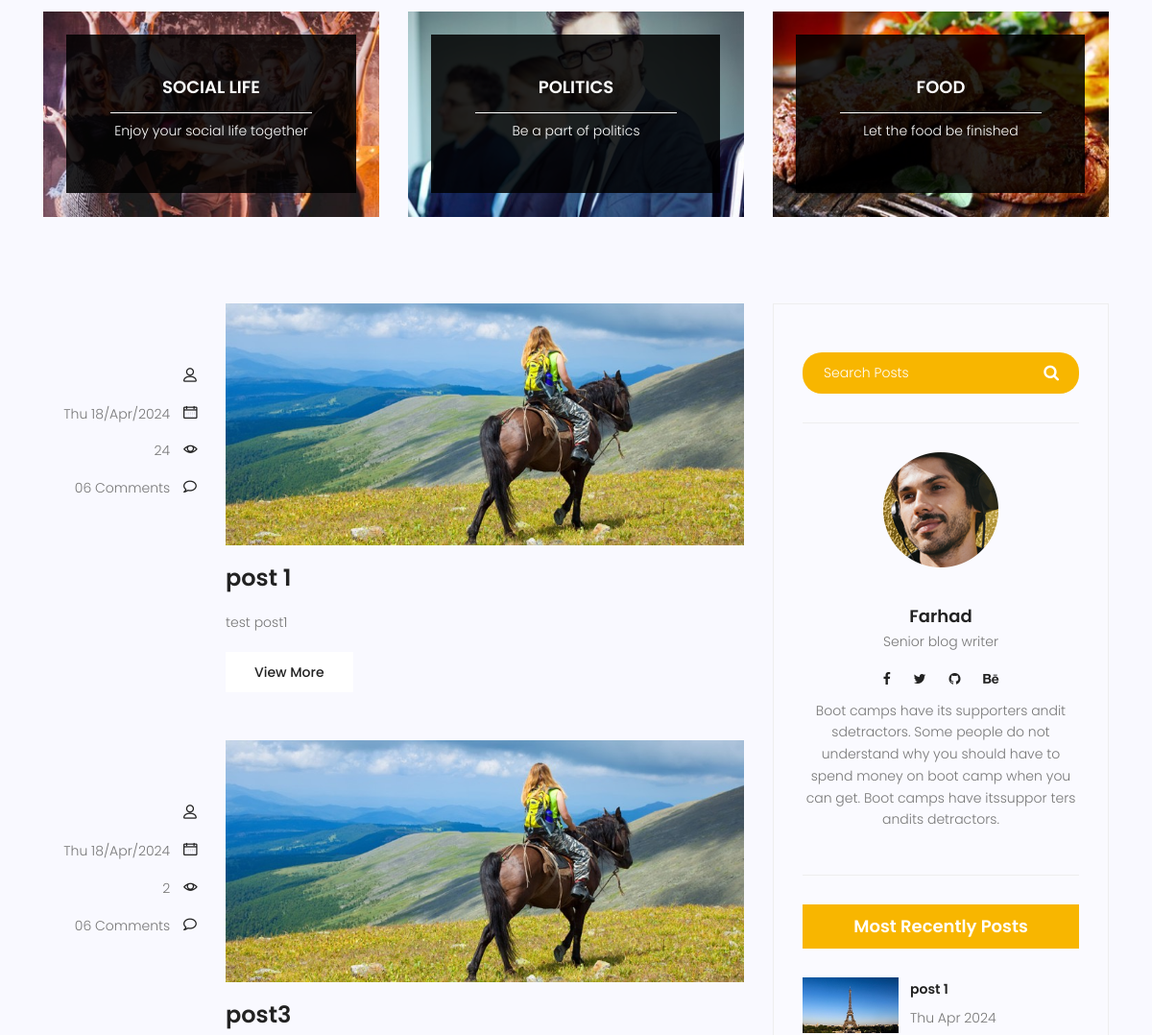
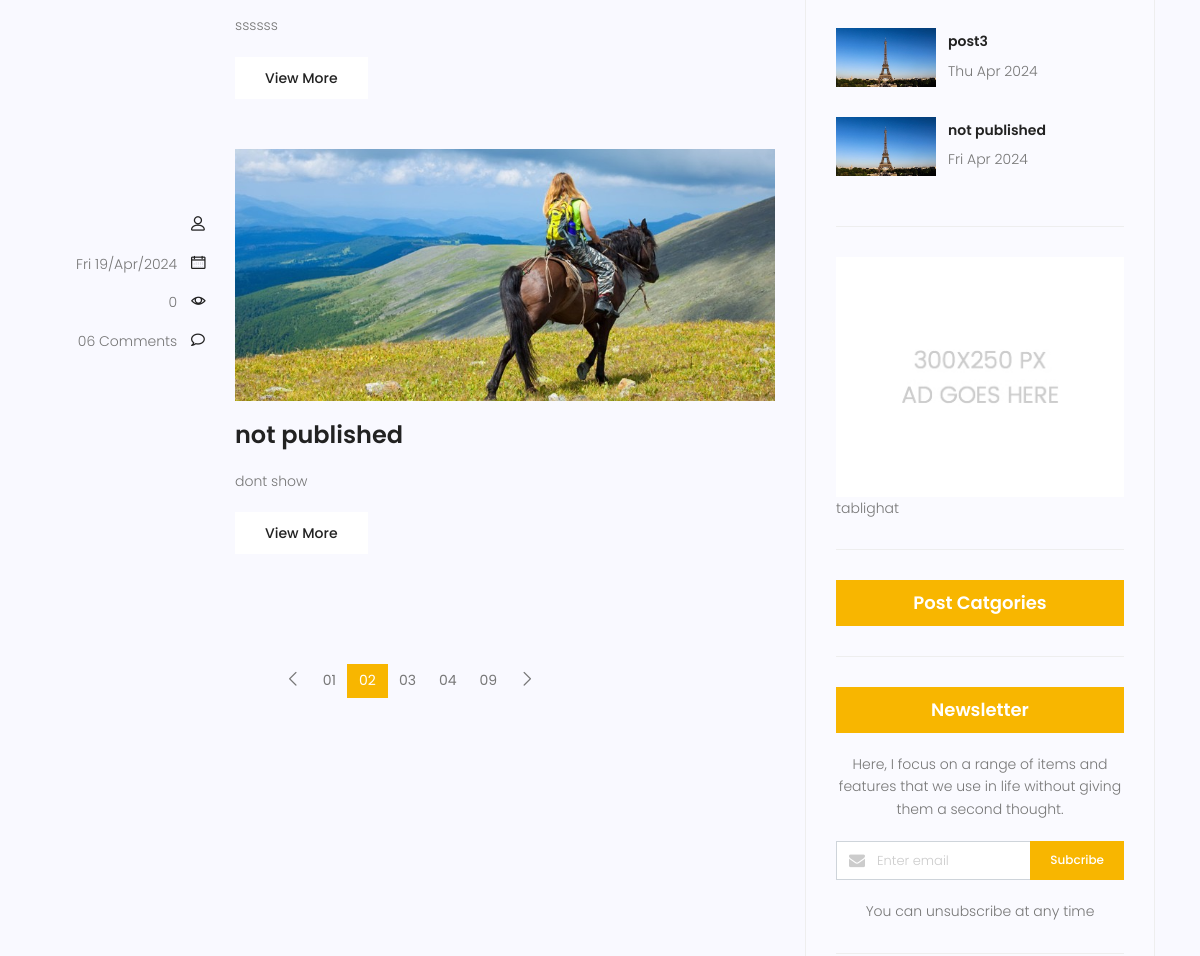
Page /blog/ (middle part) on the earlier database version (2 pictures, top to bottom).
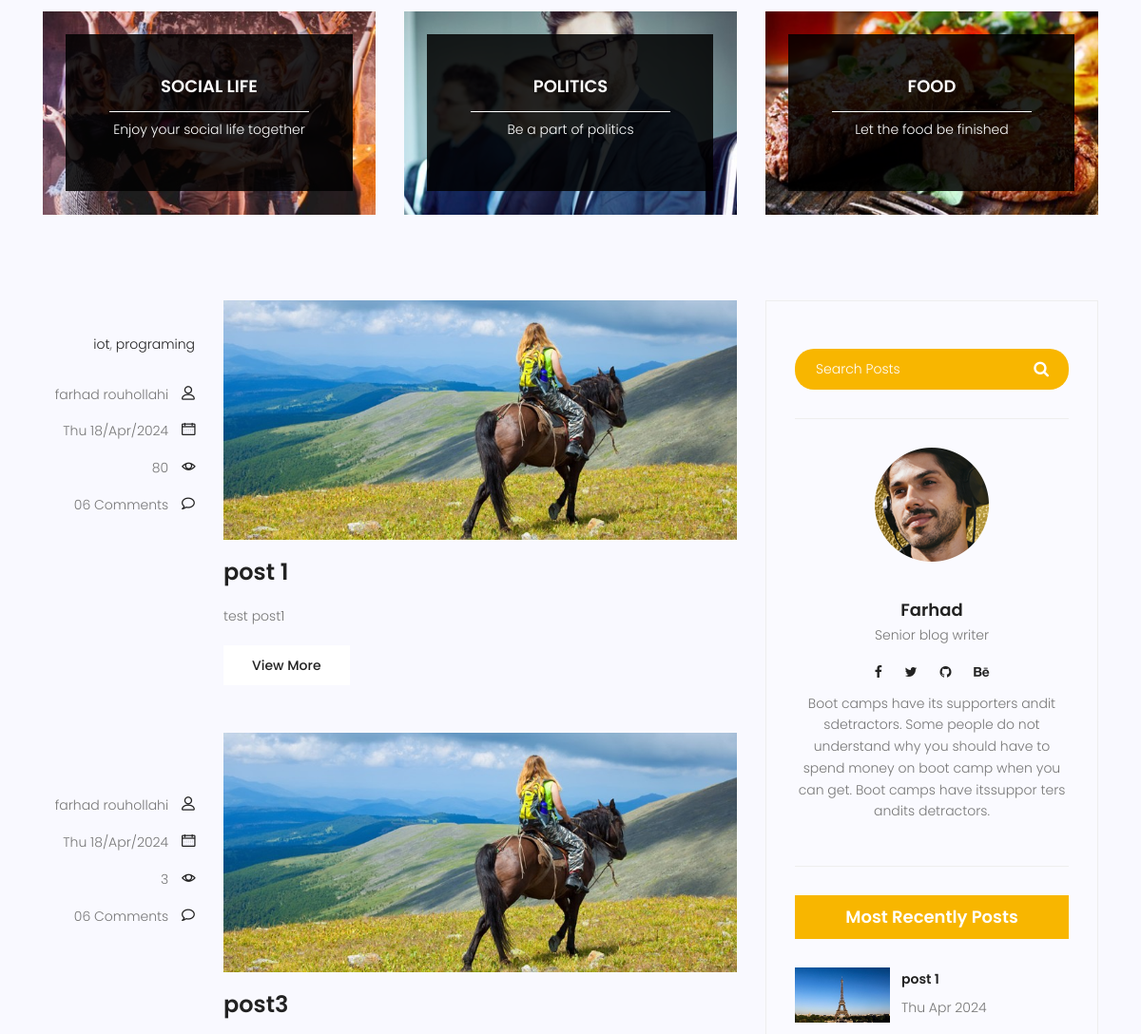
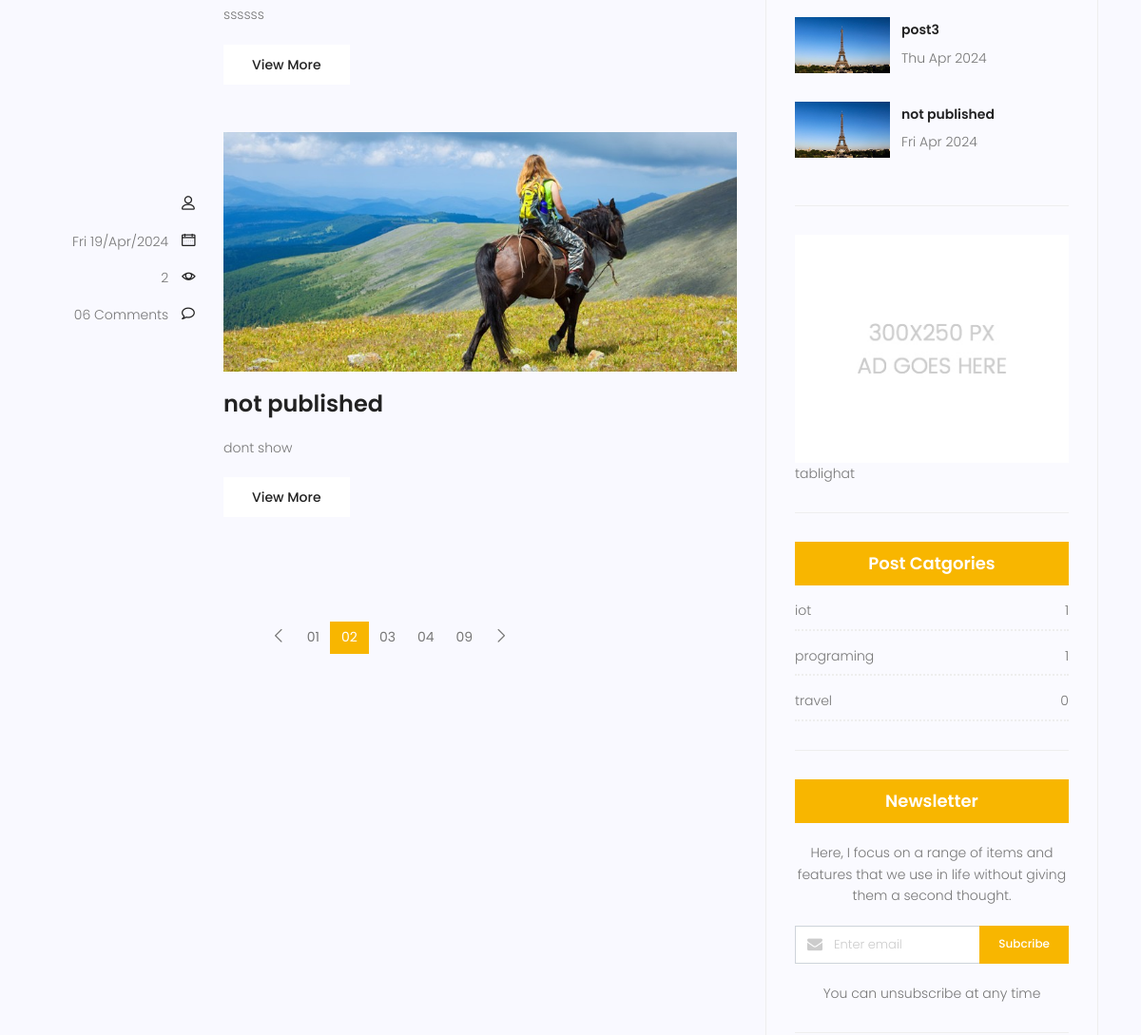
Same page on the later database version (2 pictures, top to bottom).
### blog/models.py (models this page shows, shortened)
class Post(models.Model):
    image = models.ImageField(upload_to='blog/', default='blog/default.jpg')
    category = models.ManyToManyField(Category)
    author = models.ForeignKey(User, on_delete=models.SET_NULL, null=True)
    title = models.CharField(max_length=255)
    content = models.TextField()
    counted_view = models.IntegerField(default=0)
    status = models.BooleanField(default=False)
    created_date = models.DateTimeField(auto_now_add=True)
    updated_date = models.DateTimeField(auto_now=True)
    published_date = models.DateTimeField(null=True)
    class Meta:
        ordering = ["created_date"]

class Category(models.Model):
    name = models.CharField(max_length=255)
    def __str__(self):
        return self.name

### blog/views.py (the view)
# urls.py: path("", index_blog, name='index_blog'),
def index_blog(request, **kwargs):
    posts = Post.objects.filter(
        published_date__lte=timezone.now(), status=1)
    if kwargs.get('cat_name') != None:
        posts = posts.filter(category__name=kwargs['cat_name'])
    if kwargs.get("author_username") != None:
        posts = posts.filter(author__username=kwargs["author_username"])
    context = {"posts": posts}
    return render(request, "blog/blog-home.html", context)

### blog/templatetags/blog_tags.py (called while the page is built)
@register.inclusion_tag("blog/blog-lastest-post.html")
def lastest_posts(arg=3):
    posts = Post.objects.filter(
        published_date__lte=timezone.now(), status=1).order_by("created_date")[:arg]
    return {"posts": posts}

@register.inclusion_tag('blog/blog-categories.html')
def postcategories():
    posts = Post.objects.filter(
        status=1, published_date__lte=timezone.now())
    categories = Category.objects.all()
    dic_cat = {}
    for name in categories:
        dic_cat[name] = posts.filter(category=name).count()
    return {'categories': dic_cat}

### templates/blog/blog-home.html (shortened to what this page needs)
{% extends 'base.html' %}
{% load static %}
{% load blog_tags %}
{% block content %}
<section class="top-category-widget-area pt-90 pb-90 ">
	<div class="container">
		<div class="row">
			<div class="col-lg-4">
				<div class="single-cat-widget">
					<div class="content relative">
						<div class="overlay overlay-bg"></div>
						<a href="#" target="_blank">
							<div class="thumb">
								<img class="content-image img-fluid d-block mx-auto"
									src="{% static 'img/blog/cat-widget1.jpg' %}" alt="">
							</div>
							<div class="content-details">
								<h4 class="content-title mx-auto text-uppercase">Social life</h4>
								<span></span>
								<p>Enjoy your social life together</p>
							</div>
						</a>
					</div>
				</div>
			</div>
			<div class="col-lg-4">
				<div class="single-cat-widget">
					<div class="content relative">
						<div class="overlay overlay-bg"></div>
						<a href="#" target="_blank">
							<div class="thumb">
								<img class="content-image img-fluid d-block mx-auto"
									src="{% static 'img/blog/cat-widget2.jpg' %}" alt="">
							</div>
							<div class="content-details">
								<h4 class="content-title mx-auto text-uppercase">Politics</h4>
								<span></span>
								<p>Be a part of politics</p>
							</div>
						</a>
					</div>
				</div>
			</div>
			<div class="col-lg-4">
				<div class="single-cat-widget">
					<div class="content relative">
						<div class="overlay overlay-bg"></div>
						<a href="#" target="_blank">
							<div class="thumb">
								<img class="content-image img-fluid d-block mx-auto"
									src="{% static 'img/blog/cat-widget3.jpg' %}" alt="">
							</div>
							<div class="content-details">
								<h4 class="content-title mx-auto text-uppercase">Food</h4>
								<span></span>
								<p>Let the food be finished</p>
							</div>
						</a>
					</div>
				</div>
			</div>
		</div>
	</div>
</section>
<section class="post-content-area">
	<div class="container">
		<div class="row">
			<div class="col-lg-8 posts-list">
				{% for post in posts%}
				<div class="single-post row">
					<div class="col-lg-3  col-md-3 meta-details">
						<ul class="tags">
							{% for cat in post.category.all %}
							<li><a href="{% url 'category_blog' cat_name=cat.name %}">{{cat.name}}</a>
							</li>{% if not forloop.last %},{% endif %}
							{% endfor %}
						</ul>
						<div class="user-details row">
							<p class="user-name col-lg-12 col-md-12 col-6"><a
									href="{% url 'author_blog' author_username=post.author.username %}">{{post.author.get_full_name}}</a>
								<span class="lnr lnr-user"></span>
							</p>
							<p class="date col-lg-12 col-md-12 col-6">
								<a href="#">{{post.published_date|date:'D d/M/Y'}}
								</a>
								<span class="lnr lnr-calendar-full"></span>
							</p>
							<p class="view col-lg-12 col-md-12 col-6"><a href="#">{{post.counted_view}}</a> <span
									class="lnr lnr-eye"></span></p>
							<p class="comments col-lg-12 col-md-12 col-6"><a href="#">06 Comments</a> <span
									class="lnr lnr-bubble"></span></p>
						</div>
					</div>
					<div class="col-lg-9 col-md-9 ">
						<div class="feature-img">
							<img class="img-fluid" src="{% static 'img/blog/feature-img1.jpg' %}" alt="">
						</div>
						<a class="posts-title" href="{% url 'single_blog' pid=post.id %}">
							<h3>{{post.title}}</h3>
						</a>
						<p class="excert">
							{{post.content|truncatewords:20}}
						</p>
						<a href="{% url 'single_blog' pid=post.id %}" class="primary-btn">View More</a>
					</div>
				</div>
				{% endfor %}
				<nav class="blog-pagination justify-content-center d-flex">
					<ul class="pagination">
						<li class="page-item">
							<a href="#" class="page-link" aria-label="Previous">
								<span aria-hidden="true">
									<span class="lnr lnr-chevron-left"></span>
								</span>
							</a>
						</li>
						<li class="page-item"><a href="#" class="page-link">01</a></li>
						<li class="page-item active"><a href="#" class="page-link">02</a></li>
						<li class="page-item"><a href="#" class="page-link">03</a></li>
						<li class="page-item"><a href="#" class="page-link">04</a></li>
						<li class="page-item"><a href="#" class="page-link">09</a></li>
						<li class="page-item">
							<a href="#" class="page-link" aria-label="Next">
								<span aria-hidden="true">
									<span class="lnr lnr-chevron-right"></span>
								</span>
							</a>
						</li>
					</ul>
				</nav>
			</div>
			<div class="col-lg-4 sidebar-widgets">
				<div class="widget-wrap">
					<div class="single-sidebar-widget search-widget">
						<form class="search-form" action="#">
							<input placeholder="Search Posts" name="search" type="text" onfocus="this.placeholder = ''"
								onblur="this.placeholder = 'Search Posts'">
							<button type="submit"><i class="fa fa-search"></i></button>
						</form>
					</div>
					{% include 'blog/blog-writer.html' %}
					{% lastest_posts %}
					{% include 'blog/blog-ads.html' %}
					{% postcategories %}
					<div class="single-sidebar-widget newsletter-widget">
						<h4 class="newsletter-title">Newsletter</h4>
						<p>
							Here, I focus on a range of items and features that we use in life without
							giving them a second thought.
						</p>
						<div class="form-group d-flex flex-row">
							<div class="col-autos">
								<div class="input-group">
									<div class="input-group-prepend">
										<div class="input-group-text"><i class="fa fa-envelope" aria-hidden="true"></i>
										</div>
									</div>
									<input type="text" class="form-control" id="inlineFormInputGroup"
										placeholder="Enter email" onfocus="this.placeholder = ''"
										onblur="this.placeholder = 'Enter email'">
								</div>
							</div>
							<a href="#" class="bbtns">Subcribe</a>
						</div>
						<p class="text-bottom">
							You can unsubscribe at any time
						</p>
					</div>
				</div>
			</div>
		</div>
	</div>
</section>
{% endblock %}

### templates/base.html (shortened to what this page needs)
{% load static %}
<!DOCTYPE html>
<html lang="zxx" class="no-js">
<head>
    <link rel="stylesheet" href="{% static 'css/linearicons.css' %}">
    <link rel="stylesheet" href="{% static 'css/font-awesome.min.css' %}">
    <link rel="stylesheet" href="{% static 'css/bootstrap.css' %}">
    <link rel="stylesheet" href="{% static 'css/magnific-popup.css' %}">
    <link rel="stylesheet" href="{% static 'css/jquery-ui.css' %}">
    <link rel="stylesheet" href="{% static 'css/nice-select.css' %}">
    <link rel="stylesheet" href="{% static 'css/animate.min.css' %}">
    <link rel="stylesheet" href="{% static 'css/owl.carousel.css' %}">
    <link rel="stylesheet" href="{% static 'css/main.css' %}">
</head>
<body>
    {% block content %}
    {% endblock %}
</body>
</html>

### templates/blog/blog-writer.html
{% load static %}
<div class="single-sidebar-widget user-info-widget">
    <img src="{% static 'img/blog/user-info.png' %}" alt="">
    <a href="#">
        <h4>Farhad</h4>
    </a>
    <p>
        Senior blog writer
    </p>
    <ul class="social-links">
        <li><a href="#"><i class="fa fa-facebook"></i></a></li>
        <li><a href="#"><i class="fa fa-twitter"></i></a></li>
        <li><a href="#"><i class="fa fa-github"></i></a></li>
        <li><a href="#"><i class="fa fa-behance"></i></a></li>
    </ul>
    <p>
        Boot camps have its supporters andit sdetractors. Some people do not understand why you
        should have to spend money on boot camp when you can get. Boot camps have itssuppor ters
        andits detractors.
    </p>
</div>

### templates/blog/blog-lastest-post.html
<div class="single-sidebar-widget popular-post-widget">
    <h4 class="popular-title">Most Recently Posts</h4>
    {% for post in posts %}
    <div class="popular-post-list">
        <div class="single-post-list d-flex flex-row align-items-center">
            <div class="thumb">
                <img class="img-fluid" src="{{post.image.url}}" alt="">
            </div>
            <div class="details">
                <a href="{% url 'single_blog' pid=post.id %}">
                    <h6>{{post.title}}</h6>
                </a>
                <p>{{post.published_date|date:"D M Y"}}</p>
            </div>
        </div>
    </div>
    {% endfor %}
</div>

### templates/blog/blog-ads.html
{% load static %}
<div class="single-sidebar-widget ads-widget">
    <a href="#"><img class="img-fluid" src="{% static 'img/blog/ads-banner.jpg' %}" alt=""></a>
    <a>tablighat </a>
</div>

### templates/blog/blog-categories.html
<div class="single-sidebar-widget post-category-widget">
    <h4 class="category-title">Post Catgories</h4>
    <ul class="cat-list">
        {% for name,count in categories.items %}
        <li>
            <a href="{% url 'category_blog' cat_name=name %}" class="d-flex justify-content-between">
                <p>{{name}}</p>
                <p>{{count}}</p>
            </a>
        </li>
        {% endfor %}
    </ul>
</div>

Differences in the rows shown:
changed Post "post 1": author.get_full_name (not shown) → "farhad rouhollahi"; counted_view "24" → "80"
added Category: name "iot", id "1"
added Category: name "programing", count "1"
changed Post "post3": author.get_full_name (not shown) → "farhad rouhollahi"; counted_view "2" → "3"
changed Post "not published": counted_view "0" → "2"
added Category: name "travel", count "0", shown under "Post Catgories"
